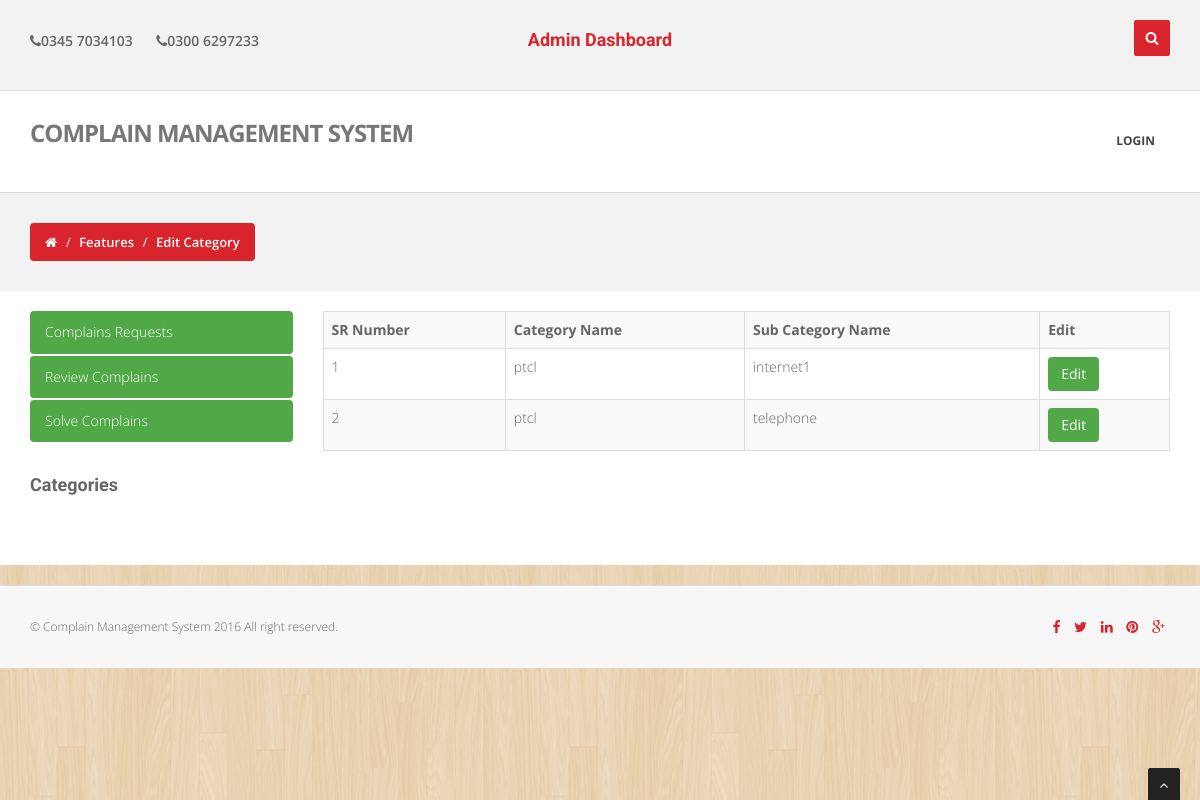
/admin/ViewSubCategory.php, run on the app's committed database.
### tables this page shows
CREATE TABLE IF NOT EXISTS `category` (
  `CategoryID` int(11) NOT NULL,
  `CategoryName` varchar(100) NOT NULL
);

CREATE TABLE IF NOT EXISTS `subcat` (
  `SubCatId` int(11) NOT NULL,
  `CatID` int(11) NOT NULL,
  `SubCatNam` varchar(200) NOT NULL
);

### admin/ViewSubCategory.php (the view, shortened to what this page needs)
<?php include('top.php');
?>
<section id="inner-headline">
	<div class="container">
		<div class="row">
			<div class="col-lg-12">
				<ul class="breadcrumb">
					<li><a href="#"><i class="fa fa-home"></i></a><i class="icon-angle-right"></i></li>
					<li><a href="#">Features</a><i class="icon-angle-right"></i></li>
					<li class="active">Edit Category</li>
				</ul>
			</div>
		</div>
	</div>
</section>
<section class="content-wraper">
	<div class="container">
    	<div class="row">
			<div class="col-sm-3">
            	<?php include('left-side-bar.php')?>
            </div>
            <div class="col-sm-9">
            	<?php
					if(!isset($_GET['EditSubCategory']))
					{
						$SubCategoryQ = "
							select c.CategoryID, c.CategoryName , s.SubCatId,
							s.CatID,  s.SubCatNam from category c inner join
							subcat s on s.CatID=c.CategoryID;
						";
						$SubCategoryQR = mysqli_query($con,$SubCategoryQ);
						$SubCategoryNr = mysqli_num_rows($SubCategoryQR);
						if($SubCategoryNr>0)
						{
							?>
								<table class="table table-bordered table-striped">
									<tr>
										<th>SR Number</th>
										<th>Category Name</th>
                                        <th>Sub Category Name</th>
										<th>Edit</th>
									</tr>
							<?php
							$Srnumber = 1;
							while($SubCategoryRow = mysqli_fetch_assoc($SubCategoryQR))
							{
								$SubCatId = $SubCategoryRow['SubCatId'];
								$SubCatNam = $SubCategoryRow['SubCatNam'];
								$CategoryName = $SubCategoryRow['CategoryName'];
								?>
									<tr>
										<td><?php echo $Srnumber; ?></td>
										<td><?php echo $CategoryName; ?></td>
                                        <td><?php echo $SubCatNam; ?></td>
										<td><a href="ViewSubCategory.php?EditSubCategory=<?php echo $SubCatId;?>" class="btn btn-primary">Edit</a></td>
									</tr>
								<?php
								$Srnumber++;
							}
							?>
								</table>
							<?php
						}
						else
						{
							echo "<h3 class=\"text-center\">No Sub Categories Found</h3>";
						}
					}
				?>
            </div>
        </div>
    </div>
</section>
<?php include('footer.php')?>

### admin/css/style.css (style rules this page uses)
body { font-family:'Open Sans', Arial, sans-serif; font-size:14px; font-weight:300; line-height:1.6em; color:#656565; }
.row,.row-fluid { margin-bottom:30px; }
#inner-headline { background:#f2f2f2; position:relative; margin:0; padding:0; color:#fefefe; }
#inner-headline ul.breadcrumb { margin:30px 0 0; float:left; }
#inner-headline ul.breadcrumb li { margin-bottom:0; padding-bottom:0; }
#inner-headline ul.breadcrumb li { font-size:13px; color:#fff; font-weight: 600; }
#inner-headline ul.breadcrumb li i { color:#fff; }
#inner-headline ul.breadcrumb li a { color:#fff; }
.content-wraper { padding-top:20px; padding-bottom:20px; background:#fff; }

### admin/skins/default.css (style rules this page uses)
a, a:hover,a:focus,a:active, strike, .post-meta span a:hover, ul.meta-post li a:hover, ul.cat li a:hover, ul.recent li h6 a:hover, ul.portfolio-categ li.active a, ul.portfolio-categ li.active a:hover, ul.portfolio-categ li a:hover,ul.related-post li h4 a:hover, span.highlight,article .post-heading h3 a:hover, .navbar .nav > .active > a,.navbar .nav > .active > a:hover,.navbar .nav > li > a:hover,.navbar .nav > li > a:focus,.navbar .nav > .active > a:focus, .validation { color:#d9232d; }
.breadcrumb { background-color: #d9232d; }

### admin/bodybg/bg1.css (style rules this page uses)
body { background: url(../img/bodybg/bg1.png) repeat left top; }

### admin/css/theme.css (style rules this page uses)
.breadcrumb { border-left-color: #50a846; }
a { color: #50a846; }
.btn-primary { color: #ffffff; background-color: #50a846; border-color: transparent; }

### data on the page
category: CategoryName "ptcl", subcat.SubCatNam "internet1", subcat.SubCatNam "telephone"
